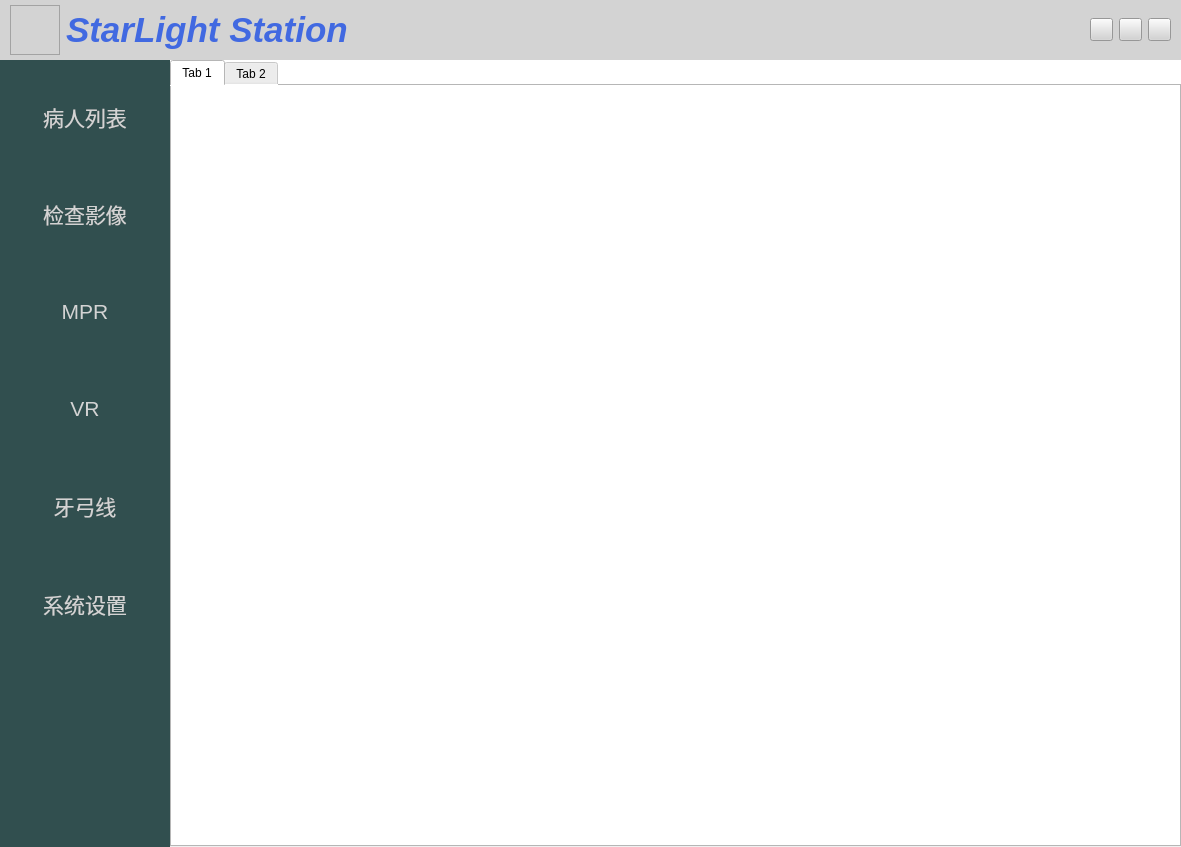
<?xml version="1.0" encoding="UTF-8"?>
<ui version="4.0">
 <class>StarLightStationWidget</class>
 <widget class="QWidget" name="StarLightStationWidget">
  <property name="geometry">
   <rect>
    <x>0</x>
    <y>0</y>
    <width>1181</width>
    <height>847</height>
   </rect>
  </property>
  <property name="sizePolicy">
   <sizepolicy hsizetype="Preferred" vsizetype="Preferred">
    <horstretch>0</horstretch>
    <verstretch>0</verstretch>
   </sizepolicy>
  </property>
  <property name="windowTitle">
   <string>StarLightStationWidget</string>
  </property>
  <property name="windowIcon">
   <iconset resource="StarLightStation.qrc">
    <normaloff>:/StarLightStation/icon/Logo.ico</normaloff>:/StarLightStation/icon/Logo.ico</iconset>
  </property>
  <property name="styleSheet">
   <string notr="true">background-color: rgb(255, 255, 255);</string>
  </property>
  <layout class="QVBoxLayout" name="verticalLayout">
   <property name="spacing">
    <number>0</number>
   </property>
   <property name="leftMargin">
    <number>0</number>
   </property>
   <property name="topMargin">
    <number>0</number>
   </property>
   <property name="rightMargin">
    <number>0</number>
   </property>
   <property name="bottomMargin">
    <number>0</number>
   </property>
   <item>
    <widget class="QWidget" name="titleWidget" native="true">
     <property name="sizePolicy">
      <sizepolicy hsizetype="Preferred" vsizetype="Fixed">
       <horstretch>0</horstretch>
       <verstretch>0</verstretch>
      </sizepolicy>
     </property>
     <property name="minimumSize">
      <size>
       <width>0</width>
       <height>60</height>
      </size>
     </property>
     <property name="maximumSize">
      <size>
       <width>16777215</width>
       <height>60</height>
      </size>
     </property>
     <property name="styleSheet">
      <string notr="true">background-color: rgb(211, 211, 211);
contents-magin: (0, 0, 0, 0)</string>
     </property>
     <layout class="QHBoxLayout" name="horizontalLayout_2">
      <property name="leftMargin">
       <number>10</number>
      </property>
      <property name="topMargin">
       <number>5</number>
      </property>
      <property name="rightMargin">
       <number>10</number>
      </property>
      <property name="bottomMargin">
       <number>5</number>
      </property>
      <item>
       <widget class="QFrame" name="frame">
        <property name="minimumSize">
         <size>
          <width>50</width>
          <height>50</height>
         </size>
        </property>
        <property name="maximumSize">
         <size>
          <width>50</width>
          <height>50</height>
         </size>
        </property>
        <property name="styleSheet">
         <string notr="true">image: url(:/StarLightStation/icon/Logo.ico);</string>
        </property>
        <property name="frameShape">
         <enum>QFrame::StyledPanel</enum>
        </property>
        <property name="frameShadow">
         <enum>QFrame::Raised</enum>
        </property>
       </widget>
      </item>
      <item>
       <widget class="QLabel" name="stationTitleLabel">
        <property name="sizePolicy">
         <sizepolicy hsizetype="Fixed" vsizetype="Fixed">
          <horstretch>0</horstretch>
          <verstretch>0</verstretch>
         </sizepolicy>
        </property>
        <property name="minimumSize">
         <size>
          <width>450</width>
          <height>50</height>
         </size>
        </property>
        <property name="font">
         <font>
          <pointsize>26</pointsize>
          <weight>75</weight>
          <italic>true</italic>
          <bold>true</bold>
         </font>
        </property>
        <property name="styleSheet">
         <string notr="true">color: rgb(65, 105, 225);</string>
        </property>
        <property name="text">
         <string>StarLight Station</string>
        </property>
       </widget>
      </item>
      <item>
       <widget class="QWidget" name="widget_2" native="true"/>
      </item>
      <item>
       <widget class="QPushButton" name="minButton">
        <property name="sizePolicy">
         <sizepolicy hsizetype="Fixed" vsizetype="Fixed">
          <horstretch>0</horstretch>
          <verstretch>0</verstretch>
         </sizepolicy>
        </property>
        <property name="minimumSize">
         <size>
          <width>23</width>
          <height>23</height>
         </size>
        </property>
        <property name="maximumSize">
         <size>
          <width>23</width>
          <height>23</height>
         </size>
        </property>
        <property name="focusPolicy">
         <enum>Qt::NoFocus</enum>
        </property>
        <property name="toolTip">
         <string extracomment="最小化"/>
        </property>
        <property name="layoutDirection">
         <enum>Qt::RightToLeft</enum>
        </property>
        <property name="styleSheet">
         <string notr="true">QPushButton {border-image: url(:/StarLightStation/icon/min.png);}
QPushButton:pressed {border-image: url(:/StarLightStation/icon/min-.png)}
QPushButton:hover {border-image: url(:/StarLightStation/icon/min-m.png)}url(:/StarLightStation/icon/min-no.png)</string>
        </property>
        <property name="text">
         <string/>
        </property>
       </widget>
      </item>
      <item>
       <widget class="QPushButton" name="maxButton">
        <property name="sizePolicy">
         <sizepolicy hsizetype="Fixed" vsizetype="Fixed">
          <horstretch>0</horstretch>
          <verstretch>0</verstretch>
         </sizepolicy>
        </property>
        <property name="minimumSize">
         <size>
          <width>23</width>
          <height>23</height>
         </size>
        </property>
        <property name="maximumSize">
         <size>
          <width>23</width>
          <height>23</height>
         </size>
        </property>
        <property name="focusPolicy">
         <enum>Qt::NoFocus</enum>
        </property>
        <property name="toolTip">
         <string extracomment="最大化"/>
        </property>
        <property name="layoutDirection">
         <enum>Qt::RightToLeft</enum>
        </property>
        <property name="styleSheet">
         <string notr="true">QPushButton {border-image: url(:/StarLightStation/icon/max.png)}
QPushButton:pressed {border-image: url(:/StarLightStation/icon/max-.png)}
QPushButton:hover {border-image: url(:/StarLightStation/icon/max-m.png)}</string>
        </property>
        <property name="text">
         <string/>
        </property>
       </widget>
      </item>
      <item>
       <widget class="QPushButton" name="closeButton">
        <property name="sizePolicy">
         <sizepolicy hsizetype="Fixed" vsizetype="Fixed">
          <horstretch>0</horstretch>
          <verstretch>0</verstretch>
         </sizepolicy>
        </property>
        <property name="minimumSize">
         <size>
          <width>23</width>
          <height>23</height>
         </size>
        </property>
        <property name="maximumSize">
         <size>
          <width>23</width>
          <height>23</height>
         </size>
        </property>
        <property name="focusPolicy">
         <enum>Qt::NoFocus</enum>
        </property>
        <property name="toolTip">
         <string extracomment="关闭"/>
        </property>
        <property name="layoutDirection">
         <enum>Qt::RightToLeft</enum>
        </property>
        <property name="styleSheet">
         <string notr="true">QPushButton {border-image: url(:/StarLightStation/icon/close.png)}
QPushButton:pressed {border-image: url(:/StarLightStation/icon/close-.png)}
QPushButton:hover {border-image: url(:/StarLightStation/icon/close-m.png)}</string>
        </property>
        <property name="text">
         <string/>
        </property>
       </widget>
      </item>
     </layout>
    </widget>
   </item>
   <item>
    <widget class="QWidget" name="widget" native="true">
     <layout class="QHBoxLayout" name="horizontalLayout">
      <property name="spacing">
       <number>0</number>
      </property>
      <property name="leftMargin">
       <number>0</number>
      </property>
      <property name="topMargin">
       <number>0</number>
      </property>
      <property name="rightMargin">
       <number>0</number>
      </property>
      <property name="bottomMargin">
       <number>0</number>
      </property>
      <item>
       <widget class="QWidget" name="menuWidget" native="true">
        <property name="sizePolicy">
         <sizepolicy hsizetype="Fixed" vsizetype="Preferred">
          <horstretch>0</horstretch>
          <verstretch>0</verstretch>
         </sizepolicy>
        </property>
        <property name="minimumSize">
         <size>
          <width>170</width>
          <height>631</height>
         </size>
        </property>
        <property name="maximumSize">
         <size>
          <width>170</width>
          <height>16777215</height>
         </size>
        </property>
        <property name="styleSheet">
         <string notr="true">background-color: rgb(49, 79, 79);</string>
        </property>
        <layout class="QVBoxLayout" name="verticalLayout_3">
         <property name="spacing">
          <number>0</number>
         </property>
         <property name="leftMargin">
          <number>0</number>
         </property>
         <property name="topMargin">
          <number>0</number>
         </property>
         <property name="rightMargin">
          <number>0</number>
         </property>
         <property name="bottomMargin">
          <number>0</number>
         </property>
         <item>
          <widget class="QWidget" name="widget_3" native="true">
           <property name="minimumSize">
            <size>
             <width>0</width>
             <height>600</height>
            </size>
           </property>
           <layout class="QVBoxLayout" name="verticalLayout_2">
            <item>
             <widget class="CMenuLabel" name="PatientListMenuLabel">
              <property name="font">
               <font>
                <pointsize>16</pointsize>
               </font>
              </property>
              <property name="styleSheet">
               <string notr="true">
color: rgb(211, 211, 211);</string>
              </property>
              <property name="text">
               <string>病人列表</string>
              </property>
              <property name="alignment">
               <set>Qt::AlignCenter</set>
              </property>
             </widget>
            </item>
            <item>
             <widget class="CMenuLabel" name="StudyImageMenuLabel">
              <property name="font">
               <font>
                <pointsize>16</pointsize>
               </font>
              </property>
              <property name="styleSheet">
               <string notr="true">
color: rgb(211, 211, 211);</string>
              </property>
              <property name="text">
               <string>检查影像</string>
              </property>
              <property name="alignment">
               <set>Qt::AlignCenter</set>
              </property>
             </widget>
            </item>
            <item>
             <widget class="CMenuLabel" name="MPRMenuLabel">
              <property name="font">
               <font>
                <pointsize>16</pointsize>
               </font>
              </property>
              <property name="styleSheet">
               <string notr="true">color: rgb(211, 211, 211);</string>
              </property>
              <property name="text">
               <string>MPR</string>
              </property>
              <property name="alignment">
               <set>Qt::AlignCenter</set>
              </property>
             </widget>
            </item>
            <item>
             <widget class="CMenuLabel" name="VRMenuLabel">
              <property name="font">
               <font>
                <pointsize>16</pointsize>
               </font>
              </property>
              <property name="styleSheet">
               <string notr="true">color: rgb(211, 211, 211);</string>
              </property>
              <property name="text">
               <string>VR</string>
              </property>
              <property name="alignment">
               <set>Qt::AlignCenter</set>
              </property>
             </widget>
            </item>
            <item>
             <widget class="CMenuLabel" name="ParonamaMenuLabel">
              <property name="font">
               <font>
                <pointsize>16</pointsize>
               </font>
              </property>
              <property name="styleSheet">
               <string notr="true">color: rgb(211, 211, 211);</string>
              </property>
              <property name="text">
               <string>牙弓线</string>
              </property>
              <property name="alignment">
               <set>Qt::AlignCenter</set>
              </property>
             </widget>
            </item>
            <item>
             <widget class="CMenuLabel" name="SystemSettingMenuLabel">
              <property name="sizePolicy">
               <sizepolicy hsizetype="Preferred" vsizetype="Preferred">
                <horstretch>0</horstretch>
                <verstretch>0</verstretch>
               </sizepolicy>
              </property>
              <property name="font">
               <font>
                <pointsize>16</pointsize>
               </font>
              </property>
              <property name="styleSheet">
               <string notr="true">
color: rgb(211, 211, 211);</string>
              </property>
              <property name="text">
               <string>系统设置</string>
              </property>
              <property name="alignment">
               <set>Qt::AlignCenter</set>
              </property>
             </widget>
            </item>
           </layout>
          </widget>
         </item>
         <item>
          <widget class="QWidget" name="widget_4" native="true"/>
         </item>
         <item>
          <widget class="ThemeDatetimeDisplayer" name="label">
           <property name="sizePolicy">
            <sizepolicy hsizetype="Preferred" vsizetype="Fixed">
             <horstretch>0</horstretch>
             <verstretch>0</verstretch>
            </sizepolicy>
           </property>
           <property name="minimumSize">
            <size>
             <width>0</width>
             <height>100</height>
            </size>
           </property>
           <property name="font">
            <font>
             <pointsize>12</pointsize>
            </font>
           </property>
           <property name="styleSheet">
            <string notr="true">color: rgb(65, 105, 225);</string>
           </property>
           <property name="text">
            <string/>
           </property>
           <property name="wordWrap">
            <bool>true</bool>
           </property>
           <property name="margin">
            <number>10</number>
           </property>
          </widget>
         </item>
        </layout>
       </widget>
      </item>
      <item>
       <widget class="QTabWidget" name="frameTabWidget">
        <property name="sizePolicy">
         <sizepolicy hsizetype="Preferred" vsizetype="Preferred">
          <horstretch>0</horstretch>
          <verstretch>0</verstretch>
         </sizepolicy>
        </property>
        <property name="currentIndex">
         <number>0</number>
        </property>
        <widget class="QWidget" name="tab">
         <attribute name="title">
          <string>Tab 1</string>
         </attribute>
        </widget>
        <widget class="QWidget" name="tab_2">
         <attribute name="title">
          <string>Tab 2</string>
         </attribute>
        </widget>
       </widget>
      </item>
     </layout>
    </widget>
   </item>
  </layout>
 </widget>
 <layoutdefault spacing="6" margin="11"/>
 <customwidgets>
  <customwidget>
   <class>CMenuLabel</class>
   <extends>QLabel</extends>
   <header location="global">menulabel.h</header>
  </customwidget>
  <customwidget>
   <class>ThemeDatetimeDisplayer</class>
   <extends>QLabel</extends>
   <header>themedatetimedisplayer.h</header>
  </customwidget>
 </customwidgets>
 <resources>
  <include location="StarLightStation.qrc"/>
 </resources>
 <connections>
  <connection>
   <sender>closeButton</sender>
   <signal>clicked()</signal>
   <receiver>StarLightStationWidget</receiver>
   <slot>OnCloseButtonClicked()</slot>
   <hints>
    <hint type="sourcelabel">
     <x>1132</x>
     <y>38</y>
    </hint>
    <hint type="destinationlabel">
     <x>1162</x>
     <y>67</y>
    </hint>
   </hints>
  </connection>
  <connection>
   <sender>maxButton</sender>
   <signal>clicked()</signal>
   <receiver>StarLightStationWidget</receiver>
   <slot>OnMaximumButtonClicked()</slot>
   <hints>
    <hint type="sourcelabel">
     <x>1101</x>
     <y>35</y>
    </hint>
    <hint type="destinationlabel">
     <x>1174</x>
     <y>109</y>
    </hint>
   </hints>
  </connection>
  <connection>
   <sender>minButton</sender>
   <signal>clicked()</signal>
   <receiver>StarLightStationWidget</receiver>
   <slot>OnMinimumButtonClicked()</slot>
   <hints>
    <hint type="sourcelabel">
     <x>1076</x>
     <y>34</y>
    </hint>
    <hint type="destinationlabel">
     <x>1173</x>
     <y>180</y>
    </hint>
   </hints>
  </connection>
 </connections>
 <slots>
  <slot>OnCloseButtonClicked()</slot>
  <slot>OnMinimumButtonClicked()</slot>
  <slot>OnMaximumButtonClicked()</slot>
 </slots>
</ui>
